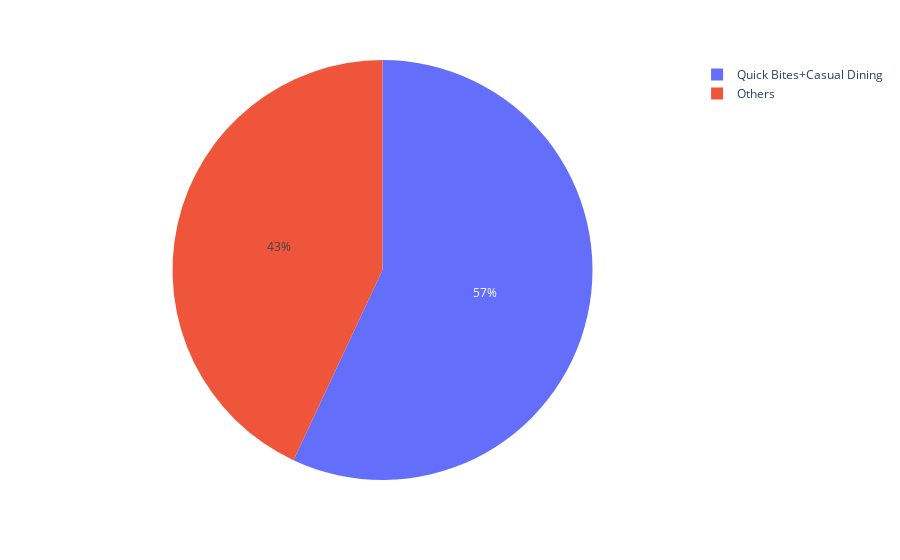

The code cell stored with this chart in its notebook:
### Code cell
### pie chart

fig= px.pie(df,names=labels,values=values)
fig.show()

### Figure 1 — Plotly figure (JSON) as saved in the notebook; plotly's stock layout.template omitted (floating-point values rounded to 4 significant figures)
{"data": [{"domain": {"x": [0, 1], "y": [0, 1]}, "hovertemplate": "label=%{label}<br>value=%{value}<extra></extra>", "labels": ["Quick Bites+Casual Dining", "Others"], "legendgroup": "", "name": "", "showlegend": true, "type": "pie", "values": [29462, 22255]}], "layout": {"legend": {"tracegroupgap": 0}, "margin": {"t": 60}}}
